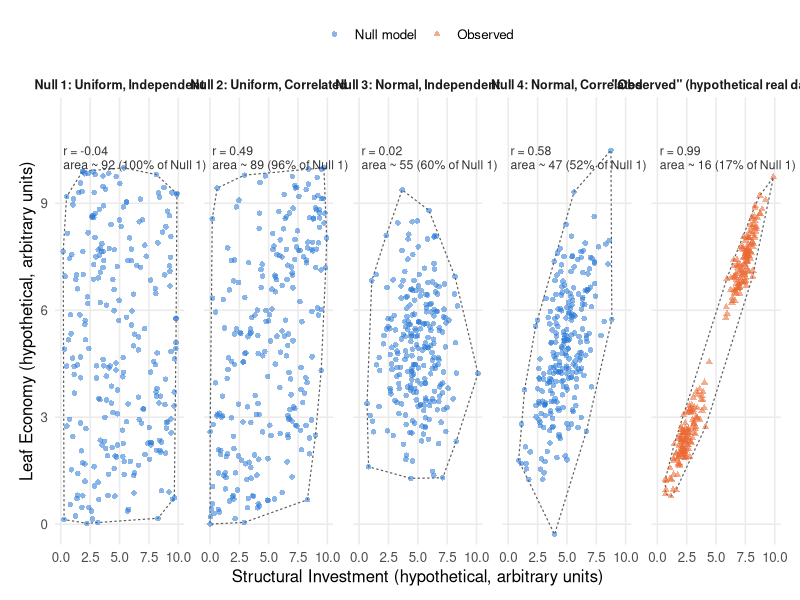

Here is the R script that generated this plot: (Note: this script raises an error after producing the figure.)
## ---- chunk 1
#| label: fig-null-model-toy
#| echo: false
#| message: false
#| warning: false
#| fig-cap: "Four null models (blue circles) built from every combination of uniform/normal margins and correlated/independent structure, compared to a hypothetical “observed” pattern (orange triangles) with two tight clusters that are positively correlated both within and between clusters. Dashed outlines are convex hulls (a 2-D stand-in for Díaz et al.'s six-dimensional hypervolume); r is the Pearson correlation for each panel."
#| fig-width: 10
#| fig-height: 3

set.seed(444)
n <- 250

## Two hypothetical, made-up axes (arbitrary units, 0-10), chosen to echo
## the two real dimensions from the chapter: overall "size/structural"
## investment vs. "leaf economy" (cheap-fast vs. expensive-slow).
x_lab <- "Structural Investment (hypothetical, arbitrary units)"
y_lab <- "Leaf Economy (hypothetical, arbitrary units)"

## --- Null model 1: Uniform, Independent -----------------------------------
## Every combination of the two variables is equally likely; no relationship
## between them. (Diaz et al.'s null model 1: uniform, independent traits.)
nm1 <- dplyr::tibble(x = runif(n, 0, 10), y = runif(n, 0, 10))

## --- Null model 2: Uniform, Correlated -------------------------------------
## Same uniform marginal ranges as NM1, but now the two variables covary
## (via a Gaussian copula: correlate on the normal scale, then transform
## each margin back to Uniform(0,10)).
rho_null <- 0.6
z <- MASS::mvrnorm(n, mu = c(0, 0), Sigma = matrix(c(1, rho_null, rho_null, 1), 2))
nm2 <- dplyr::tibble(x = pnorm(z[, 1]) * 10, y = pnorm(z[, 2]) * 10)

## --- Null model 3: Normal, Independent --------------------------------------
## Extreme values are rarer than intermediate ones (bell-shaped), but the two
## variables are still unrelated to one another.
nm3 <- dplyr::tibble(x = rnorm(n, 5, 1.6), y = rnorm(n, 5, 1.6))

## --- Null model 4: Normal, Correlated ---------------------------------------
## Bell-shaped margins, and now correlated -- the closest any null model
## gets to "realistic," and still the one Diaz et al. found real trait space
## fell short of.
z4 <- MASS::mvrnorm(n, mu = c(5, 5), Sigma = matrix(c(1.6^2, rho_null * 1.6^2,
                                                       rho_null * 1.6^2, 1.6^2), 2))
nm4 <- dplyr::tibble(x = z4[, 1], y = z4[, 2])

## --- "Observed": hypothetical real data ------------------------------------
## Two tight clusters, positively correlated both *within* each cluster and
## *between* them (i.e., the clusters themselves sit on the same upward
## trend) -- a "lumpy," bimodal occupation of trait space standing in for
## two viable evolutionary solutions that both coordinate the two variables
## in the same direction -- the two-hotspot pattern Diaz et al. describe.
rho_obs <- 0.85
clusterA <- MASS::mvrnorm(n / 2, mu = c(2.5, 2.5),
                           Sigma = matrix(c(0.7^2, rho_obs * 0.7^2,
                                             rho_obs * 0.7^2, 0.7^2), 2))
clusterB <- MASS::mvrnorm(n / 2, mu = c(7.5, 7.5),
                           Sigma = matrix(c(0.7^2, rho_obs * 0.7^2,
                                             rho_obs * 0.7^2, 0.7^2), 2))
obs <- dplyr::tibble(x = c(clusterA[, 1], clusterB[, 1]),
                      y = c(clusterA[, 2], clusterB[, 2]))

## --- Combine into one tidy data frame for facetting ------------------------
panel_levels <- c(
  "Null 1: Uniform, Independent",
  "Null 2: Uniform, Correlated",
  "Null 3: Normal, Independent",
  "Null 4: Normal, Correlated",
  "\"Observed\" (hypothetical real data)"
)

toy_data <- dplyr::bind_rows(
  nm1 |> dplyr::mutate(panel = panel_levels[1]),
  nm2 |> dplyr::mutate(panel = panel_levels[2]),
  nm3 |> dplyr::mutate(panel = panel_levels[3]),
  nm4 |> dplyr::mutate(panel = panel_levels[4]),
  obs |> dplyr::mutate(panel = panel_levels[5])
) |>
  dplyr::mutate(
    panel = factor(panel, levels = panel_levels),
    type  = dplyr::if_else(panel == panel_levels[5], "Observed", "Null model")
  )

## --- Per-panel summary stats: correlation + occupied area (2-D "hypervolume") ----
poly_area <- function(x, y) {
  # shoelace formula for the area of a convex hull
  h <- chull(x, y)
  x <- x[h]; y <- y[h]
  0.5 * abs(sum(x * dplyr::lead(y, default = y[1]) - dplyr::lead(x, default = x[1]) * y))
}

stats_df <- toy_data |>
  dplyr::group_by(panel) |>
  dplyr::summarise(
    r    = cor(x, y),
    area = poly_area(x, y),
    .groups = "drop"
  ) |>
  dplyr::mutate(
    area_null1 = area[panel == panel_levels[1]],
    pct_of_null1 = round(100 * area / area_null1),
    label = paste0("r = ", sprintf("%.2f", r),
                    "\narea ~ ", round(area),
                    " (", pct_of_null1, "% of Null 1)")
  )

## --- Convex hulls, for the dashed outline on each panel --------------------
hulls_df <- toy_data |>
  dplyr::group_by(panel) |>
  dplyr::slice(chull(x, y)) |>
  dplyr::ungroup()

## --- Plot -------------------------------------------------------------------
pal_null     <- "#2a78d6"  # blue  -- null models
pal_observed <- "#eb6834"  # orange -- observed / real data

p_null_models <- ggplot2::ggplot(toy_data, ggplot2::aes(x, y)) +
  ggplot2::geom_polygon(data = hulls_df, ggplot2::aes(group = panel), fill = NA,
                         colour = "grey35", linewidth = 0.4, linetype = "22") +
  ggplot2::geom_point(ggplot2::aes(colour = type, shape = type), size = 1.7, alpha = 0.55, stroke = 0.3) +
  ggplot2::geom_text(data = stats_df, ggplot2::aes(x = 0.2, y = 10.6, label = label),
                      hjust = 0, vjust = 1, size = 3.1, colour = "grey20",
                      lineheight = 0.95, inherit.aes = FALSE) +
  ggplot2::facet_wrap(~panel, nrow = 1) +
  ggplot2::scale_colour_manual(values = c("Null model" = pal_null, "Observed" = pal_observed)) +
  ggplot2::scale_shape_manual(values = c("Null model" = 16, "Observed" = 17)) +
  ggplot2::coord_cartesian(xlim = c(0, 10), ylim = c(0, 11.4), clip = "off") +
  ggplot2::labs(x = x_lab, y = y_lab, colour = NULL, shape = NULL) +
  ggplot2::theme_minimal(base_size = 12) +
  ggplot2::theme(
    legend.position = "top",
    panel.grid.minor = ggplot2::element_blank(),
    panel.grid.major = ggplot2::element_line(colour = "grey92"),
    strip.text = ggplot2::element_text(face = "bold", size = 9),
    panel.spacing = grid::unit(1, "lines"),
    plot.margin = ggplot2::margin(t = 10, r = 14, b = 10, l = 14)
  )

# Also export a standalone copy of the figure for reuse outside the book
# (e.g. slides), matching this book's usual ggsave() convention.
ggplot2::ggsave("figs/null_model_toy_example.png", plot = p_null_models,
                 width = 15, height = 4.2, dpi = 220, bg = "white")

p_null_models
